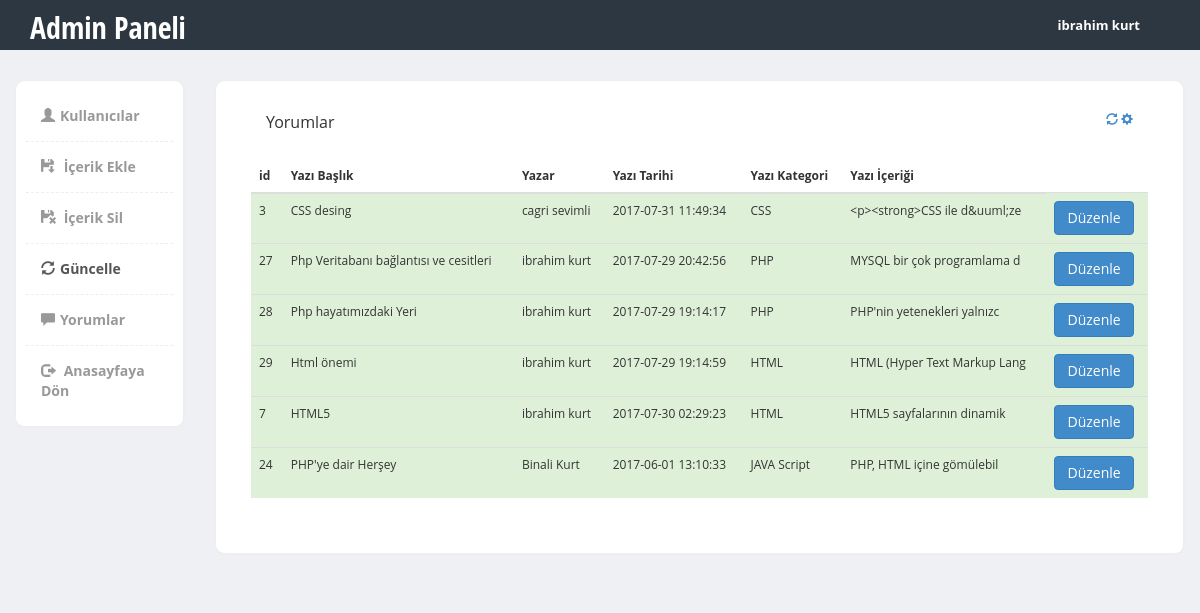
The page /adminPanel/Guncelle.php (signed in) on the database its author committed.
### tables this page shows
CREATE TABLE `main`  (
  `id` int(11) NOT NULL AUTO_INCREMENT,
  `yazi_baslik` varchar(255) DEFAULT NULL,
  `yazar` varchar(255) DEFAULT NULL,
  `yazi_tarih` timestamp(0) DEFAULT CURRENT_TIMESTAMP ON UPDATE CURRENT_TIMESTAMP(0),
  `yazi_kategori` varchar(255) DEFAULT NULL,
  `yazi_icerigi` text,
  `gosterim` tinyint(255) DEFAULT 1,
  `kategori_id` int(11) DEFAULT NULL,
  PRIMARY KEY (`id`) USING BTREE
);

### adminPanel/Guncelle.php (the view, shortened to what this page needs)
<?php include_once "header.php" ?>
<?php
if(!isset($_SESSION["adi"])){
    header("Location:../giris.php");
}
else {
?>
    <div class="page-content">
    	<div class="row">
		  <div class="col-md-2">
		  	<div class="sidebar content-box" style="display: block;">
                <ul class="nav">
                    <li><a href="index.php"><i class=" glyphicon glyphicon-user"></i>Kullanıcılar</a></li>
                    <li ><a href="Ekleme.php"><i class=" glyphicon glyphicon-floppy-save"></i> İçerik Ekle</a></li>
                    <li><a href="Sil.php"><i class="glyphicon glyphicon-floppy-remove"></i> İçerik Sil</a></li>
                    <li class="current"><a href="Guncelle.php"><i class="glyphicon glyphicon-refresh"></i>Güncelle</a></li>
                    <li ><a href="yorumlar.php"><i class="glyphicon glyphicon-comment"></i>Yorumlar</a></li>
                    <li><a href="../index.php"><i class="glyphicon glyphicon-log-out"></i> Anasayfaya Dön</a></li>
                </ul>
             </div>
		  </div>
		  <div class="col-md-10">
		  	<div class="row">
          <div class="col-md-12">
            <div class="content-box-large">
              <div class="panel-heading">
              <div class="panel-title">Yorumlar</div>
              <div class="panel-options">
                <a href="#" data-rel="collapse"><i class="glyphicon glyphicon-refresh"></i></a>
                <a href="#" data-rel="reload"><i class="glyphicon glyphicon-cog"></i></a>
              </div>
            </div>
              <div class="panel-body">
                <form action="" method="get">
                  <table class="table">
                        <thead>
                          <tr>
                            <th>id</th>
                            <th>Yazı Başlık</th>
                            <th>Yazar</th>
                            <th>Yazı Tarihi</th>
                            <th>Yazı Kategori</th>
                            <th>Yazı İçeriği</th>
                          </tr>
                        </thead>
                        <tbody>
                            <?php
                             $sorgu = $db->query("SELECT id,yazi_baslik,yazar,yazi_tarih,yazi_kategori,yazi_icerigi FROM main" , PDO::FETCH_ASSOC);
                             if($sorgu -> rowCount()){
                               foreach ($sorgu as $row) {
                             ?>
                          <tr class="success">
                            <td><?php echo $row['id'] ?></td>
                            <td><?php echo $row['yazi_baslik'] ?></td>
                            <td><?php echo $row['yazar'] ?></td>
                            <td><?php echo $row['yazi_tarih'] ?></td>
                            <td><?php echo $row['yazi_kategori'] ?></td>
                            <td><?php echo htmlspecialchars(substr($row['yazi_icerigi'], 0, 28)) ?></td>
                            <td><button type="submit" name="duzenle"  class="btn btn-primary" value="<?php echo $row['id'] ?>" >Düzenle</button></td>
                          </tr>
                          <?php
                        } ?>
                        </tbody>
                      </table>
                  </form>
                    <?php
                }
                    ?>
              </div>
            </div>
          </div>
  			</div>
		  </div>
		</div>
    </div>
    <?php } ?>
          <link href="vendors/datatables/dataTables.bootstrap.css" rel="stylesheet" media="screen">
        <link rel="stylesheet" type="text/css" href="vendors/bootstrap-wysihtml5/src/bootstrap-wysihtml5.css"></link>
  </body>
</html>

### adminPanel/css/styles.css (style rules this page uses)
body { font-family: 'Open Sans', sans-serif; background-color: #f7f7f7; position: relative; margin: 0px; font-size: 12px; padding: 0px; }
.page-content > .row { margin-left: 0px !important; margin-right: 0px !important; margin-top: 30px; }
.content-box, .content-box-large { margin-bottom:30px; background:#fff; border-radius:10px; padding:10px; border-left:1px solid #eee; border-top:1px solid #eee; border-right:2px solid #eee; border-bottom:2px solid #eee; }
.content-box-large { padding: 20px; }
.sidebar ul.nav, .sidebar ul.nav ul { list-style: none; padding: 0px; margin: 0px; }
.sidebar .nav > li { margin: 0; border-bottom:1px dashed #eee; }
.sidebar .nav > li:last-child { border-bottom:0px; }
.sidebar .nav > li > a { font-size: 14px; line-height: 20px; padding: 15px 15px; color: #999; display: block; font-weight:bold; background:none; text-decoration: none; border-top:0px; font-weight:bold; }
.sidebar .nav > li > a > i { margin-right:5px; }
.sidebar .nav li a:hover, .sidebar .nav li.current > a { background: #fff; color: #555; border-bottom:0px; }
body { background-color: #eff0f3; }
.panel-heading>.panel-title, .content-box-header .panel-title { float: left; padding: 10px 15px; padding-top: 0px; }
.panel-heading>.panel-options, .content-box-header .panel-options { float: right; padding-right: 15px; }
.panel-heading>.panel-options>a, .content-box-header .panel-options>a { margin-top: 10px; }
.panel-body { clear:both; }

### rows shown on the page
main: id "3", yazi_baslik "CSS desing", yazar "cagri sevimli", yazi_tarih "2017-07-31 11:49:34", yazi_kategori "CSS", yazi_icerigi "<p><strong>CSS ile d&uuml;ze"
main: id "27", yazi_baslik "Php Veritabanı bağlantısı ve cesitleri", yazar "ibrahim kurt", yazi_tarih "2017-07-29 20:42:56", yazi_kategori "PHP", yazi_icerigi "MYSQL bir çok programlama d"
main: id "28", yazi_baslik "Php hayatımızdaki Yeri", yazar "ibrahim kurt", yazi_tarih "2017-07-29 19:14:17", yazi_kategori "PHP", yazi_icerigi "PHP'nin yetenekleri yalnızc"
main: id "29", yazi_baslik "Html önemi", yazar "ibrahim kurt", yazi_tarih "2017-07-29 19:14:59", yazi_kategori "HTML", yazi_icerigi "HTML (Hyper Text Markup Lang"
main: id "7", yazi_baslik "HTML5", yazar "ibrahim kurt", yazi_tarih "2017-07-30 02:29:23", yazi_kategori "HTML", yazi_icerigi "HTML5 sayfalarının dinamik"
main: id "24", yazi_baslik "PHP'ye dair Herşey", yazar "Binali Kurt", yazi_tarih "2017-06-01 13:10:33", yazi_kategori "JAVA Script", yazi_icerigi "PHP, HTML içine gömülebil"

### other values the page prints
$_SESSION['adi'] "ibrahim kurt"
